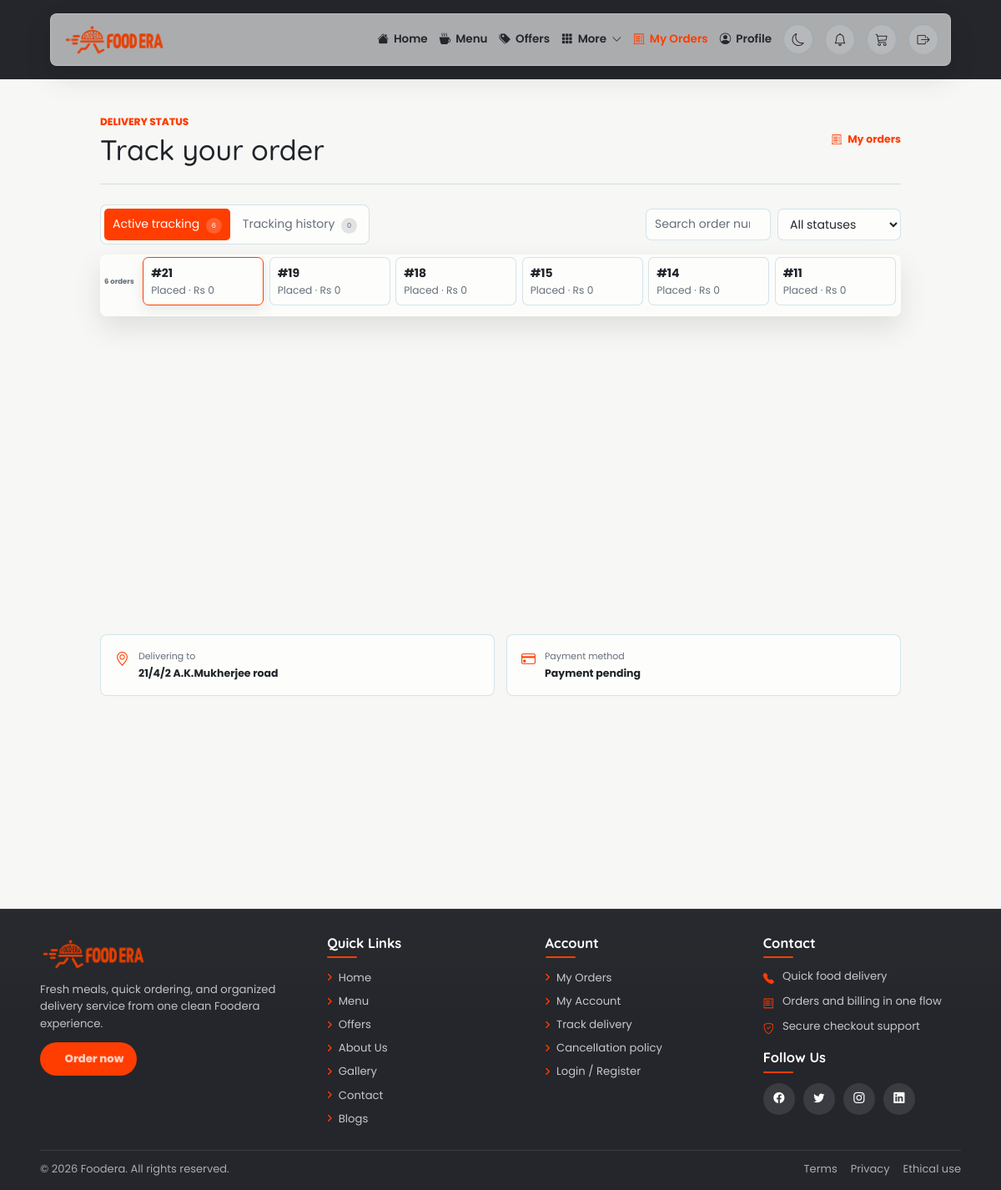
Page /track-order.php (signed in) on the committed database.
### tables this page shows
CREATE TABLE `orders` (
  `orderid` int(100) NOT NULL,
  `name` text NOT NULL,
  `email` varchar(100) NOT NULL,
  `phone` bigint(100) NOT NULL,
  `address` varchar(255) NOT NULL
);

### includes/site-content.php (called while the page is built, shortened)
<?php
function siteContentField($key)
{
    foreach (siteContentFields() as $fields) if (isset($fields[$key])) return $fields[$key];
    return null;
}
function siteSetting($key)
{
    static $values = null;
    $field = siteContentField($key);
    if ($values === null) {
        $values = array();
    }
    return isset($values[$key]) && $values[$key] !== '' ? $values[$key] : $field[2];
}
function siteEscape($value)
{
    return htmlspecialchars((string) $value, ENT_QUOTES, 'UTF-8');
}
function siteAsset($path)
{
    $path = (string) $path;
    return preg_match('~^(assets/branding/|image/)[a-zA-Z0-9 _./-]+\.(jpg|jpeg|png|webp)$~', $path) && strpos($path, '..') === false ? $path : '';
}
function siteImage($key)
{
    $field = siteContentField($key);
    return siteAsset(siteSetting($key)) ?: siteAsset($field[2]);
}

### track-order.php (the view, shortened to what this page needs)
<?php
require_once __DIR__ . '/app-functions.php';
$conn = dbConnect(); $email = $_SESSION['email']; $orderId = max(0, (int) ($_GET['order'] ?? 0));
$ordersStmt = mysqli_prepare($conn, 'SELECT o.orderid,f.total_amount,t.status,t.updated_at FROM orders o LEFT JOIN order_financials f ON f.orderid=o.orderid LEFT JOIN order_tracking t ON t.orderid=o.orderid WHERE o.email=? ORDER BY o.orderid DESC');
mysqli_stmt_bind_param($ordersStmt, 's', $email); mysqli_stmt_execute($ordersStmt);
$customerOrders = mysqli_fetch_all(mysqli_stmt_get_result($ordersStmt), MYSQLI_ASSOC);
if ($orderId) { $stmt = mysqli_prepare($conn, 'SELECT o.orderid,o.address,f.total_amount,p.payment_method,t.status,t.updated_at FROM orders o LEFT JOIN order_financials f ON f.orderid=o.orderid LEFT JOIN order_payments p ON p.orderid=o.orderid LEFT JOIN order_tracking t ON t.orderid=o.orderid WHERE o.orderid=? AND o.email=? LIMIT 1'); mysqli_stmt_bind_param($stmt, 'is', $orderId, $email); }
else { $stmt = mysqli_prepare($conn, 'SELECT o.orderid,o.address,f.total_amount,p.payment_method,t.status,t.updated_at FROM orders o LEFT JOIN order_financials f ON f.orderid=o.orderid LEFT JOIN order_payments p ON p.orderid=o.orderid LEFT JOIN order_tracking t ON t.orderid=o.orderid WHERE o.email=? ORDER BY o.orderid DESC LIMIT 1'); mysqli_stmt_bind_param($stmt, 's', $email); }
mysqli_stmt_execute($stmt); $order = mysqli_fetch_assoc(mysqli_stmt_get_result($stmt));
$methodLabels = array('cod'=>'Cash on delivery','upi'=>'UPI','card'=>'Card','netbanking'=>'Net banking');
$pageTitle = 'Track Delivery'; $activePage = 'orders'; $bodyClass = 'track-order-page'; $pageStyles = array('css/track-order.css','css/track-order-switcher.css','css/track-order-management.css','css/track-order-polish.css','css/delivery-feedback.css'); include __DIR__ . '/includes/public-header.php';
?>
<main class="track-order-main"><header class="track-order-heading"><div><p>Delivery status</p><h1>Track your order</h1></div><a href="order-history.php"><i class="bi bi-receipt-cutoff" aria-hidden="true"></i>My orders</a></header><?php if (count($customerOrders) > 1) { ?><nav class="track-order-switcher" aria-label="Choose an order to track"><span><?php echo count($customerOrders); ?> orders</span><?php foreach ($customerOrders as $customerOrder) { $switchStatus = $customerOrder['status'] ?: 'placed'; ?><a href="track-order.php?order=<?php echo (int)$customerOrder['orderid']; ?>"<?php echo $order && (int)$order['orderid'] === (int)$customerOrder['orderid'] ? ' aria-current="page"' : ''; ?>><strong>#<?php echo (int)$customerOrder['orderid']; ?></strong><small><?php echo htmlspecialchars(ucwords(str_replace('_',' ',$switchStatus)),ENT_QUOTES,'UTF-8'); ?> · Rs <?php echo number_format((float)$customerOrder['total_amount']); ?></small></a><?php } ?></nav><?php } ?><?php if (!$order) { ?><section class="track-order-empty"><i class="bi bi-truck" aria-hidden="true"></i><h2>No order to track</h2><p>Place an order first, then delivery updates will appear here.</p><a href="menu.php">Browse menu</a></section><?php } else { ?><div class="track-info-grid"><section class="track-info-card"><i class="bi bi-geo-alt" aria-hidden="true"></i><div><span>Delivering to</span><strong><?php echo htmlspecialchars($order['address'], ENT_QUOTES, 'UTF-8'); ?></strong></div></section><section class="track-info-card"><i class="bi bi-credit-card" aria-hidden="true"></i><div><span>Payment method</span><strong><?php echo htmlspecialchars($methodLabels[$order['payment_method']] ?? 'Payment pending', ENT_QUOTES, 'UTF-8'); ?></strong></div></section></div></main>
<?php } ?>
<?php include __DIR__ . '/includes/public-footer.php'; ?>

### includes/public-header.php (shortened to what this page needs)
<?php
require_once __DIR__ . '/site-content.php';
$activePage = $activePage ?? '';
$pageStyles = $pageStyles ?? array();
$bodyClass = $bodyClass ?? '';
$headerClass = $headerClass ?? 'header';
$useBootstrap = $useBootstrap ?? true;
$isLoggedIn = isset($_SESSION['user']);
$count = isset($_SESSION['cart']) ? count($_SESSION['cart']) : 0;
function fooderaNavClass($page, $activePage)
{
    return $page === $activePage ? ' class="active"' : '';
}
?>
<!DOCTYPE html>
<html lang="en">
<head>
    <?php if ($useBootstrap) { ?>
        <link href="https://cdn.jsdelivr.net/npm/bootstrap@5.3.8/dist/css/bootstrap.min.css" rel="stylesheet">
    <?php } ?>
    <link href="https://cdn.jsdelivr.net/npm/bootstrap-icons@1.11.3/font/bootstrap-icons.min.css" rel="stylesheet">
    <?php foreach ($pageStyles as $stylePath) { ?>
        <link rel="stylesheet" href="<?php echo htmlspecialchars($stylePath); ?>?v=<?php echo (int) @filemtime(__DIR__ . '/../' . ltrim($stylePath, '/')); ?>">
    <?php } ?>
    <link rel="stylesheet" href="css/public-theme.css?v=<?php echo (int) @filemtime(__DIR__ . '/../css/public-theme.css'); ?>">
    <link rel="stylesheet" href="css/ui-system.css">
    <link rel="stylesheet" href="css/public-animations.css">
    <link rel="stylesheet" href="https://cdnjs.cloudflare.com/ajax/libs/font-awesome/6.0.0-beta2/css/all.min.css">
</head>
<body class="<?php echo htmlspecialchars($bodyClass); ?>">
    <div class="<?php echo htmlspecialchars($headerClass); ?>">
        <nav class="site-header-nav">
            <a class="site-logo-link" href="home.php" aria-label="Foodera home">
                <img src="<?php echo siteEscape(siteImage('branding.logo')); ?>" class="logo site-logo" alt="Foodera logo">
            </a>
            <ul class="nav-links site-nav-links" id="public-nav-links">
                <li<?php echo fooderaNavClass('home', $activePage); ?>><a href="home.php"><i class="bi bi-house-fill" aria-hidden="true"></i>Home</a></li>
                <li<?php echo fooderaNavClass('menu', $activePage); ?>><a href="menu.php"><i class="bi bi-cup-hot-fill" aria-hidden="true"></i>Menu</a></li>
                <li<?php echo fooderaNavClass('offers', $activePage); ?>><a href="offers.php"><i class="bi bi-tags-fill" aria-hidden="true"></i>Offers</a></li>
                <li class="site-nav-more<?php echo in_array($activePage, array('about', 'gallery', 'contact', 'blog'), true) ? ' active' : ''; ?>"><details><summary><i class="bi bi-grid-3x3-gap-fill" aria-hidden="true"></i>More <i class="bi bi-chevron-down" aria-hidden="true"></i></summary></details></li>
                <?php if ($isLoggedIn) { ?>
                    <li<?php echo fooderaNavClass('orders', $activePage); ?>><a href="order-history.php"><i class="bi bi-receipt-cutoff" aria-hidden="true"></i>My Orders</a></li>
                    <li<?php echo fooderaNavClass('profile', $activePage); ?>><a href="profile.php"><i class="bi bi-person-circle" aria-hidden="true"></i>Profile</a></li>
                <?php } ?>
                <li class="site-nav-action-item">
                    <button class="theme-toggle site-nav-action" type="button" id="theme-toggle" aria-label="Toggle dark mode" title="Toggle dark mode">
                        <i class="bi bi-moon" aria-hidden="true"></i>
                    </button>
                </li>
                <?php if ($isLoggedIn) { ?>
                    <li class="site-nav-action-item"><a href="notifications.php" class="site-nav-action site-cart-link" aria-label="Notifications" title="Notifications"><i class="bi bi-bell" aria-hidden="true"></i></a></li>
                    <li class="site-nav-action-item">
                        <a href="cart.php" class="site-nav-action site-cart-link" aria-label="Cart, <?php echo $count; ?> items" title="Cart">
                            <i class="bi bi-cart3" aria-hidden="true"></i>
                        </a>
                    </li>
                    <li class="site-nav-action-item"><a href="logout.php" class="site-nav-action" aria-label="Sign out" title="Sign out"><i class="bi bi-box-arrow-right" aria-hidden="true"></i></a></li>
                <?php } else { ?>
                    <li class="site-nav-action-item">
                        <a href="login.php" class="site-nav-action" aria-label="Sign in" title="Sign in"><i class="bi bi-person" aria-hidden="true"></i></a>
                    </li>
                <?php } ?>
            </ul>
        </nav>
    </div>

### includes/public-footer.php (shortened to what this page needs)
    <footer class="container1 site-footer">
        <div class="footer site-footer-grid">
            <div class="footer-col site-footer-col footer-brand">
                <img src="<?php echo siteEscape(siteImage('branding.logo')); ?>" alt="Foodera logo">
                <p><?php echo siteEscape(siteSetting('footer.tagline')); ?></p>
                <a class="footer-cta" href="menu.php"><?php echo siteEscape(siteSetting('footer.cta')); ?></a>
            </div>
            <div class="footer-col site-footer-col">
                <h3>Quick Links</h3>
                <ul>
                    <li><a href="home.php">Home</a></li>
                    <li><a href="menu.php">Menu</a></li>
                    <li><a href="offers.php">Offers</a></li>
                    <li><a href="about-us.php">About Us</a></li>
                    <li><a href="gallery.php">Gallery</a></li>
                    <li><a href="contact-us.php">Contact</a></li>
                    <li><a href="blog.php">Blogs</a></li>
                </ul>
            </div>
            <div class="footer-col site-footer-col">
                <h3>Account</h3>
                <ul>
                    <li><a href="order-history.php">My Orders</a></li>
                    <li><a href="profile.php">My Account</a></li>
                    <li><a href="track-order.php">Track delivery</a></li>
                    <li><a href="cancellation-refund-policy.php">Cancellation policy</a></li>
                    <li><a href="login.php">Login / Register</a></li>
                </ul>
            </div>
            <div class="footer-col site-footer-col">
                <h3>Contact</h3>
                <ul class="footer-contact">
                    <li><i class="bi bi-telephone-fill" aria-hidden="true"></i><span><?php echo siteEscape(siteSetting('footer.contact_1')); ?></span></li>
                    <li><i class="bi bi-receipt" aria-hidden="true"></i><span><?php echo siteEscape(siteSetting('footer.contact_2')); ?></span></li>
                    <li><i class="bi bi-shield-check" aria-hidden="true"></i><span><?php echo siteEscape(siteSetting('footer.contact_3')); ?></span></li>
                </ul>
                <h3 class="footer-follow-title">Follow Us</h3>
                <div class="social-links">
                    <a href="#" aria-label="Facebook"><i class="bi bi-facebook" aria-hidden="true"></i></a>
                    <a href="#" aria-label="Twitter"><i class="bi bi-twitter" aria-hidden="true"></i></a>
                    <a href="#" aria-label="Instagram"><i class="bi bi-instagram" aria-hidden="true"></i></a>
                    <a href="#" aria-label="LinkedIn"><i class="bi bi-linkedin" aria-hidden="true"></i></a>
                </div>
            </div>
        </div>
        <div class="footer-bottom">
            <p>&copy; <?php echo date('Y'); ?> Foodera. All rights reserved.</p>
            <div>
                <a href="terms.php">Terms</a>
                <a href="privacy.php">Privacy</a>
                <a href="ethical-use-policy.php">Ethical use</a>
            </div>
        </div>
    </footer>
</body>
</html>

### css/track-order.css (style rules this page uses)
.track-order-page { font-family:'Poppins',Arial,sans-serif;font-size:1.4rem }
.track-order-main { width:min(960px,92%);margin:0 auto;padding:42px 0 72px;color:var(--text) }
.track-order-heading { display:flex;align-items:center;justify-content:space-between;gap:18px;padding-bottom:21px;margin-bottom:24px;border-bottom:1px solid var(--border) }
.track-order-heading p { margin:0 0 5px;color:var(--primary);font-size:1.2rem;font-weight:800;text-transform:uppercase }
.track-order-heading h1 { margin:0;font-family:'Quicksand','Poppins',sans-serif;font-size:3.4rem;line-height:1.15 }
.track-order-heading>a { display:inline-flex;align-items:center;gap:7px;color:var(--primary);font-size:1.25rem;font-weight:700;text-decoration:none }
.track-info-grid { display:grid;grid-template-columns:repeat(2,minmax(0,1fr));gap:14px;margin-top:18px }
.track-info-card { display:flex;align-items:flex-start;gap:11px;padding:17px;border:1px solid var(--border);border-radius:8px;background:var(--surface) }
.track-info-card>i { color:var(--primary);font-size:1.7rem }
.track-info-card div { display:grid;gap:3px;min-width:0 }
.track-info-card span { color:var(--muted);font-size:1.1rem }
.track-info-card strong { font-size:1.25rem;line-height:1.45 }

### css/track-order-switcher.css (style rules this page uses)
.track-order-switcher { display:flex;gap:.65rem;align-items:stretch;overflow-x:auto;padding:.25rem 0 1.25rem;margin-bottom:.25rem;scrollbar-width:thin }
.track-order-switcher>span { display:flex;align-items:center;white-space:nowrap;color:var(--muted);font-weight:700;font-size:.85rem }
.track-order-switcher a { min-width:145px;display:flex;flex-direction:column;gap:.15rem;padding:.75rem .9rem;border:1px solid var(--border);border-radius:.7rem;background:var(--surface);color:var(--text);text-decoration:none }
.track-order-switcher a:hover,.track-order-switcher a[aria-current="page"] { border-color:var(--primary);box-shadow:0 6px 18px rgba(0,0,0,.08) }
.track-order-switcher small { color:var(--muted);white-space:nowrap }

### css/track-order-polish.css (style rules this page uses)
.track-order-switcher { min-height:68px }
.track-order-switcher>span { padding:0 4px }
.track-order-switcher a { transition:border-color .18s ease,transform .18s ease }
.track-status-hero~.track-info-grid { margin-top:16px }

### css/ui-system.css (style rules this page uses)
html { scroll-behavior:smooth;scrollbar-color:var(--primary) var(--surface);scrollbar-width:thin }
body { overflow-x:hidden;text-rendering:optimizeLegibility }
:where(a,button,input,textarea,select):focus-visible { outline:3px solid color-mix(in srgb,var(--primary),transparent 55%);outline-offset:3px }
button { touch-action:manipulation }
.site-header-nav,.site-footer { max-width:100% }
.site-header-nav { isolation:isolate }
main { animation:ui-page-enter .3s ease both }
.site-nav-action,.theme-toggle,.nav-toggle { transition:color .18s ease,background-color .18s ease,border-color .18s ease,transform .18s ease }

### css/public-animations.css (style rules this page uses)
@media (prefers-reduced-motion: no-preference) { .site-header-nav { animation: foodera-nav-enter .48s ease both; } }
@media (prefers-reduced-motion: no-preference) { .site-logo-link { transition: transform .2s ease; } }

### rows in the picture
orders: orderid "21", switchStatus "Placed", total_amount "0", address "21/4/2 A.K.Mukherjee road"
orders: orderid "19", switchStatus "Placed", total_amount "0"
orders: orderid "18", switchStatus "Placed", total_amount "0"
orders: orderid "15", switchStatus "Placed", total_amount "0"
orders: orderid "14", switchStatus "Placed", total_amount "0"
orders: orderid "11", switchStatus "Placed", total_amount "0"

### other values in the picture
count($customerOrders) "6"
$methodLabels[$order['payment_method']] "Payment pending"
siteEscape(siteSetting('footer.tagline')) "Fresh meals, quick ordering, and organized delivery service from one clean Foodera experience."
siteEscape(siteSetting('footer.cta')) "Order now"
siteEscape(siteSetting('footer.contact_1')) "Quick food delivery"
siteEscape(siteSetting('footer.contact_2')) "Orders and billing in one flow"
siteEscape(siteSetting('footer.contact_3')) "Secure checkout support"
